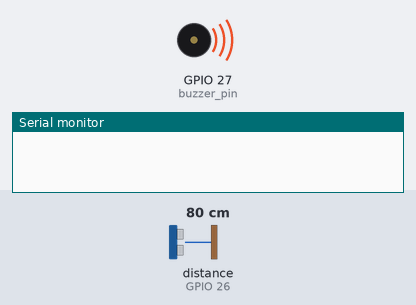
A sketch run on a simulated ESP32. On the bench: buzzer (waves = sounding), the last lines printed to the serial monitor. Wiring (inferred from the names in the program): ultrasonic range finder: trigger GPIO 25; echo GPIO 26. The inputs (shaded band) are chosen by the test bench; at power-on: distance to the obstacle (sensor on GPIO 26) 80 cm. The echo pulse lasts 58.3 µs per cm.

Above: at 1.2 s.
1.3 s: distance to the obstacle (sensor on GPIO 26) set to 2 cm
At 8.0 s:
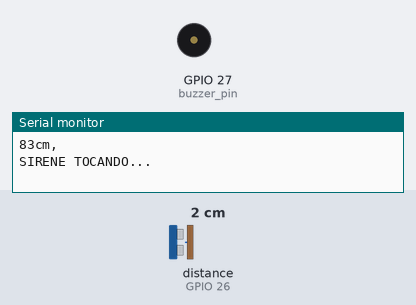
Timing chart, 0 to 9.5 s (numbered marks = the images above; inputs shaded):
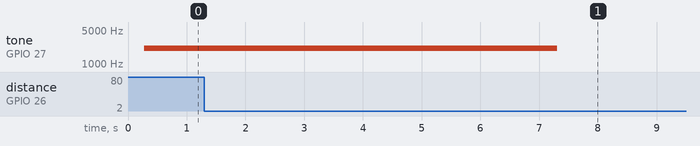

Measured:
- by itself, tone on GPIO 27 (buzzer_pin): plays 2092 Hz for 0.01 s, 2093 Hz for 0.01 s, 2095 Hz for 0.01 s, 2096 Hz for 0.01 s, 2097 Hz for 0.01 s, 2098 Hz for 0.01 s … (112 notes in this stretch)

The sketch:

buzzer_sensor_esp.ino
```cpp
#define trig 25
#define echo  26

float trigPuls();
float media_pulse();
float dist_cma = 0;

int buzzer_pin      = 27;
int channel         = 0;
int frequence       = 2000;
int resolution      = 10;
unsigned long timer = millis();

TaskHandle_t dobitaobyte;
eTaskState statusOf;


float trigPulse()
{
float pulse;
float dist_cm;
float erro = 3.5 ;
float dist_calibrada = 0;
digitalWrite(trig, HIGH);
delayMicroseconds(10);
digitalWrite(trig,LOW);
 pulse = pulseIn(echo, HIGH, 200000);
 dist_cm = pulse/58.82;
 dist_calibrada = dist_cm + erro;

  return dist_calibrada;
}

float media_pulse()
{
 float leituraSum = 0;
 float resultado = 0 ;

for (int index = 0 ; index< 30; index++ ){

  delay(30);
  leituraSum +=trigPulse();

}
  resultado = (float) leituraSum/30;
return resultado;

}

void sirene(void *pvParameters){
    float sinVal;
    int   toneVal;
    for (byte t = 0; t<10;t++){
        for (byte x=0;x<180;x++){
            //converte graus em radianos
            sinVal = (sin(x*(3.1412/180)));
            //agora gera uma frequencia
            toneVal = 2000+(int(sinVal*100));
            //toca o valor no buzzer
            ledcWriteTone(channel,toneVal);
            //Serial.print("*");
            //atraso de 2ms e gera novo tom
            delay(4);
        }
    }
    ledcWriteTone(channel, 0);
    vTaskDelete(NULL);
}
void chamar_sirene()
{
   if (millis()-timer >10000){
    statusOf = eTaskGetState(dobitaobyte);
    if (statusOf == eReady){
      timer = millis();
      xTaskCreatePinnedToCore(sirene,"sirene", 10000, NULL, 1, &dobitaobyte,0);
    }

  }

}


void setup() {
  // put your setup code here, to run once:

pinMode(trig, OUTPUT);
pinMode(echo, INPUT);

digitalWrite(trig,LOW);
 ledcSetup(channel, frequence, resolution);
  ledcAttachPin(buzzer_pin, channel);
  timer = millis();
  Serial.begin(115200);
  xTaskCreatePinnedToCore(sirene,"sirene", 10000, NULL, 1, &dobitaobyte,0);


}

void loop() {

dist_cma = media_pulse();
delay(200);
 if (dist_cma <= 28){
   Serial.println("SIRENE TOCANDO...");
   chamar_sirene();
   delay(8000);
  }
  else {
    Serial.print(dist_cma, 0);
    Serial.print("cm,  ");
    Serial.println();
  }
  delay(1000);
}
```
